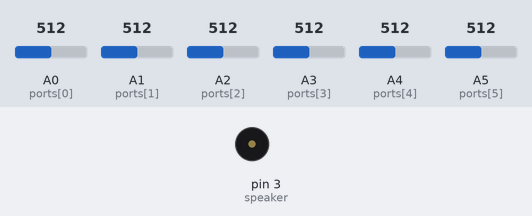
This sketch was run on a simulated Arduino Uno, built with avr-gcc and run on an emulated ATmega328P. Parts: buzzer (waves = sounding). The test bench sets the inputs (shaded band); at power-on: A0 (ports[0]) = 512, A1 (ports[1]) = 512, A2 (ports[2]) = 512, A3 (ports[3]) = 512, A4 (ports[4]) = 512, A5 (ports[5]) = 512. What the sketch prints to the serial monitor is not drawn.

Above: at 1.2 s.
1.3 s: A0 (ports[0]) set to 681
Timing chart, 0 to 2.4 s (numbered marks = the images above; inputs shaded):
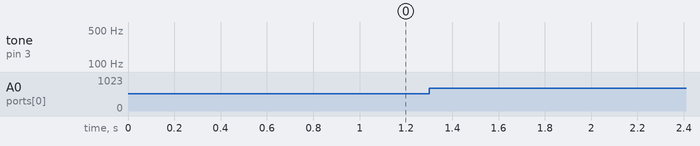

The sketch:

CuYu_old.ino
```cpp
const int ports[6] = {A0, A1, A2, A3, A4, A5};
const int speaker = 3;
const float tones[6] = {130.813, 146.832, 164.814, 184.997, 207.652, 233.082};
const int threshold = 700;
volatile unsigned long tim = 0;
const float base_freq = 15625.0;
const int nums[6] = {60, 53, 47, 42, 38, 34}; // base_freq / freq
const unsigned long half_nums[6] = {30, 27, 24, 21, 19, 17}; // base_freq / freq / 2
const unsigned long lcm = 337929060; // lcm(nums)
const int pls = 255 / 6;
bool sound[6];
bool high[6];
int vol;
bool flag;


ISR(TIMER0_COMPA_vect) {
  vol = 0;
  for(int i = 0;i < 6;i++){
    if (sound[i] && tim % nums[i] < half_nums[i]) {
      vol += pls;
    }
  }
  digitalWrite(speaker, vol);
  tim %= lcm;
}

void setupTimer0() {
  noInterrupts();
  // Clear registers
  TCCR0A = 0;
  TCCR0B = 0;
  TCNT0 = 0;

  // 7812.5 Hz (8000000/((15+1)*64))
  OCR0A = 15;
  // CTC
  TCCR0A |= (1 << WGM01);
  // Prescaler 64
  TCCR0B |= (1 << CS01) | (1 << CS00);
  // Output Compare Match A Interrupt Enable
  TIMSK0 |= (1 << OCIE0A);
  interrupts();
}

void setup() {
  for (int i = 0;i < 6;i++) sound[i] = false;
  for (int i = 0;i < 6;i++) high[i] = false;
  for(int i = 0;i < 6;i++) pinMode(ports[i], INPUT);
  pinMode(speaker, OUTPUT);
  //setupTimer0();
  Serial.begin(115200);
}

void loop() {
  flag = false;
  for (int i = 0;i < 6;i++){
    if (analogRead(ports[i]) < threshold) {
      tone(speaker, tones[i]);
      flag = true;
    }
    sound[i] = analogRead(ports[i]) < threshold;
    Serial.print(sound[i]);
    Serial.print('\t');
  }
  if (!flag) noTone(speaker);
  Serial.println("");
}

/*

void setup() {
  for(int i = 0;i < 1;i++) pinMode(ports[i], INPUT);
  pinMode(speaker, OUTPUT);
}

void loop() {
  for (int i = 0;i < 1;i++){
    if (analogRead(ports[i]) < threshold) tone(speaker, tones[i]);
    else noTone(speaker);
  }
}
*/
```
